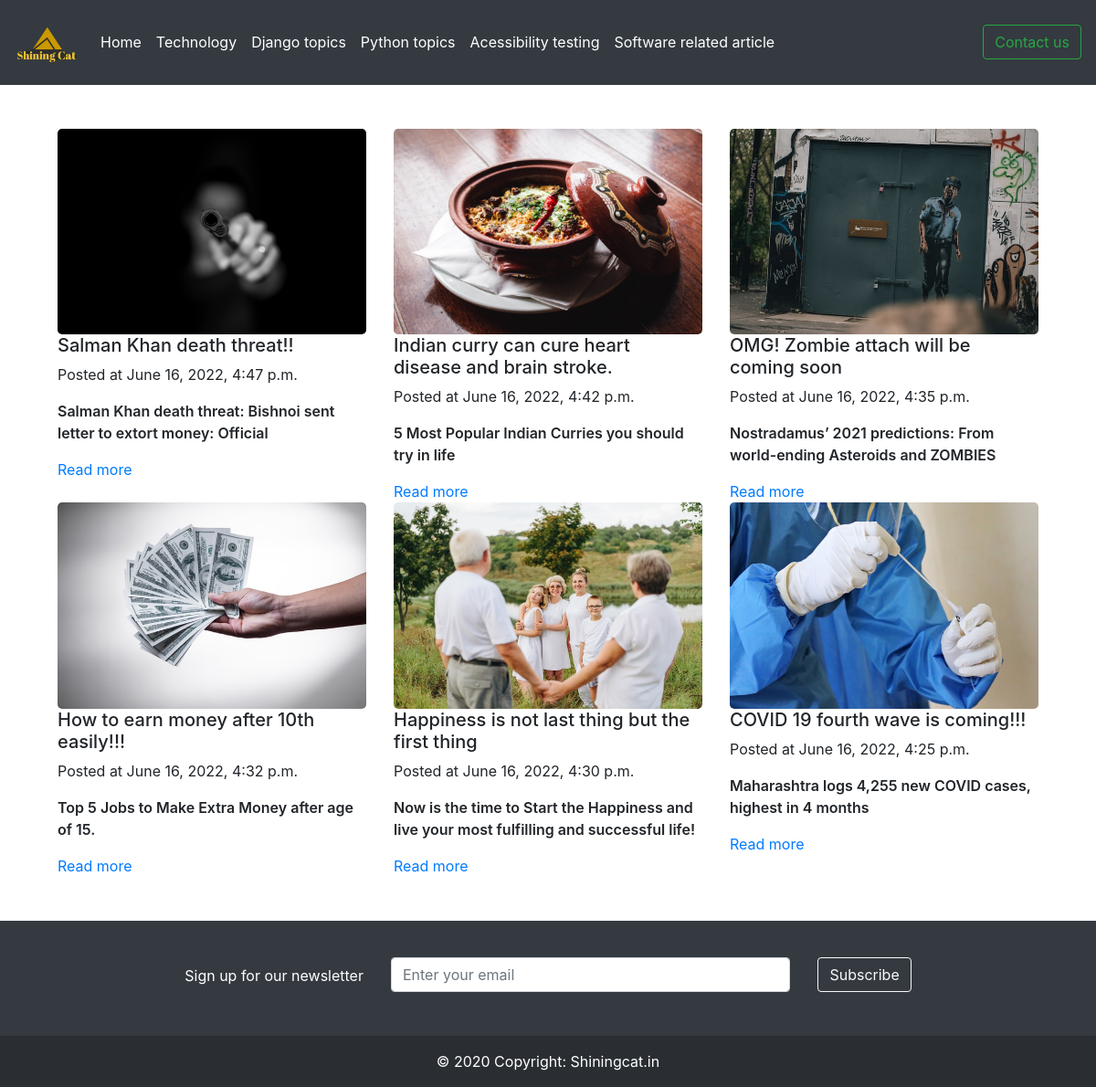
The page / on the database its author committed.
### blog/models.py (models this page shows)
class Post(models.Model):
    title = models.CharField(max_length=255)
    article_img = models.ImageField(upload_to=None, height_field=None, width_field=None, max_length=100,default="")
    field = models.CharField(max_length=50,default="")
    slug = models.SlugField()
    intro = models.TextField()
    body = models.TextField()
    date_added = models.DateTimeField(auto_now_add=True)
    class Meta:
        ordering = ['-date_added']

### blog/views.py (the view, shortened to what this page needs)
# urls.py: path('', frontpage, name='frontpage'),
def frontpage(request):
    if request.method == "GET":
        posts = Post.objects.all()
        return render(request, 'blog/frontpage.html', {'posts': posts})

### blog/templates/blog/frontpage.html (shortened to what this page needs)
{% extends 'blog/base.html' %}
{% block content %}
<div class="row">
    {% for post in posts %}
        <div class="col-sm-4">
            <img src="/media/{{post.article_img}}" alt="Avatar" class="logo">
            <h5>{{ post.title }}</h5>
            <p class="textdate">Posted at {{ post.date_added }}</p>
            <p class="fontdate">{{ post.intro }}</p>
            <a href="{% url 'post_detail' post.slug %}">Read more</a>
            </div>
    {% endfor %}
{% endblock %}

### staticfiles/main.css (style rules this page uses)
img { border-radius:5px; }
.textdate { font-size: medium; }
.fontdate { font-size: medium; font-weight: 600; }

### rows shown on the page
Post: article_img (picture), title "Salman Khan death threat!!", date_added "June 16, 2022, 4:47 p.m.", intro "Salman Khan death threat: Bishnoi sent letter to extort money: Official"
Post: article_img (picture), title "Indian curry can cure heart disease and brain stroke.", date_added "June 16, 2022, 4:42 p.m.", intro "5 Most Popular Indian Curries you should try in life"
Post: article_img (picture), title "OMG! Zombie attach will be coming soon", date_added "June 16, 2022, 4:35 p.m.", intro "Nostradamus’ 2021 predictions: From world-ending Asteroids and ZOMBIES"
Post: article_img (picture), title "How to earn money after 10th easily!!!", date_added "June 16, 2022, 4:32 p.m.", intro "Top 5 Jobs to Make Extra Money after age of 15."
Post: article_img (picture), title "Happiness is not last thing but the first thing", date_added "June 16, 2022, 4:30 p.m.", intro "Now is the time to Start the Happiness and live your most fulfilling and successful life!"
Post: article_img (picture), title "COVID 19 fourth wave is coming!!!", date_added "June 16, 2022, 4:25 p.m.", intro "Maharashtra logs 4,255 new COVID cases, highest in 4 months"
